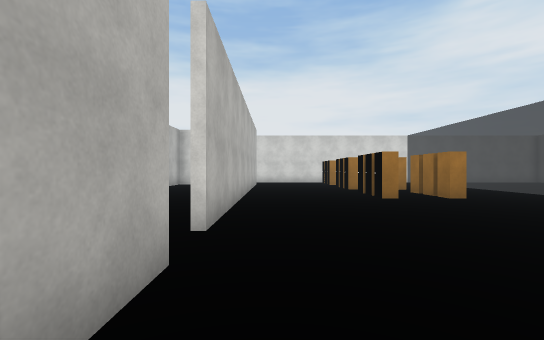
View 1 (above)

24 first-person views from a walk through a 3-D level made in the Unity game engine. The camera is 1.4 m above the floor, looks level and sees 90° across. The floor is counted in squares, 2 m on a side. Each view is taken from the middle of a square. On the plan, view 1 faces up. The plan holds only what a view shows up to about 9 squares ahead; the rest is blank. The place goes on beyond the plan. The player character is not drawn. Door leaves are left out, so doorways stand open. Surface patterns are stand-ins for the level's own textures.

View 2
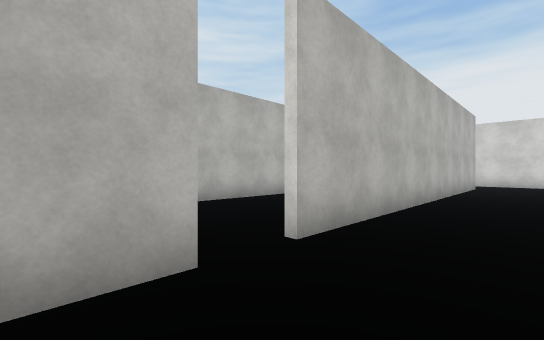

View 3
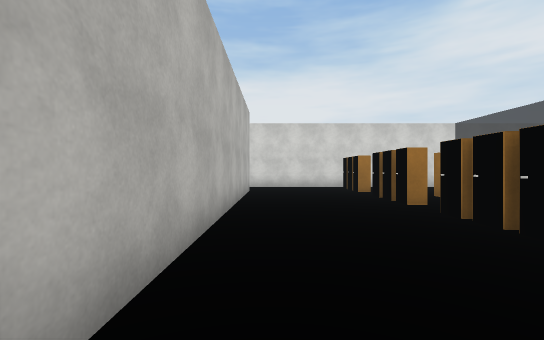

View 4
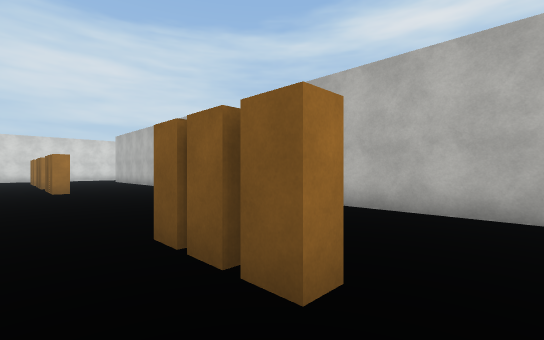

View 5
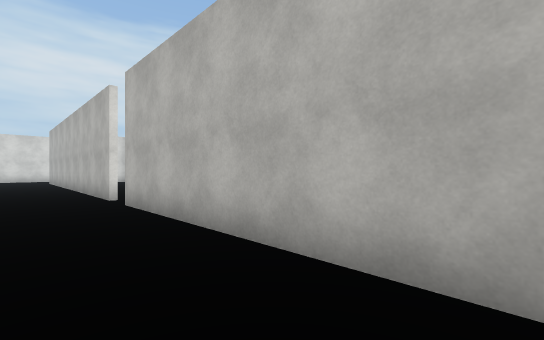

View 6
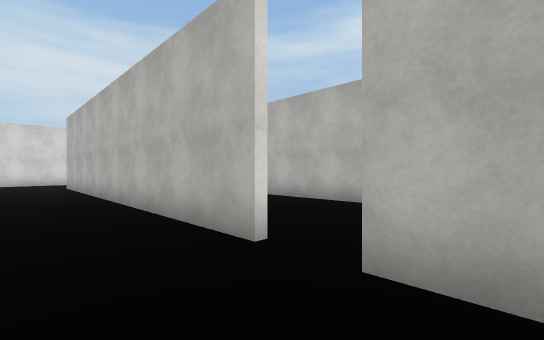

View 7
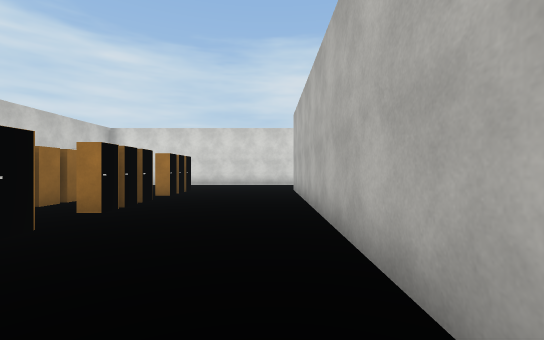

View 8
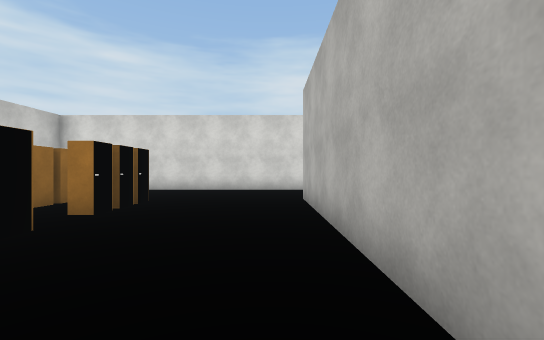

View 9
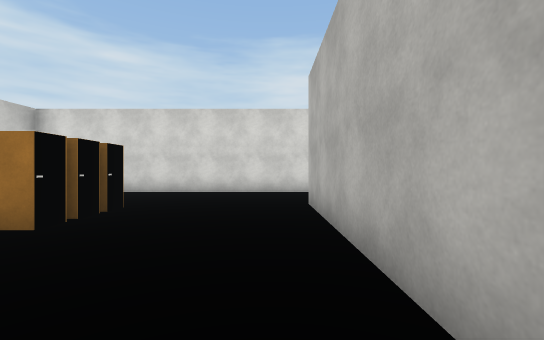

View 10
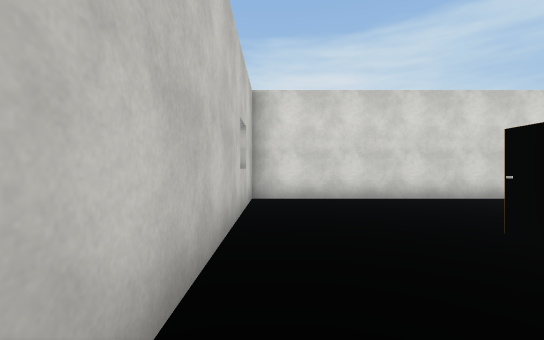

View 11
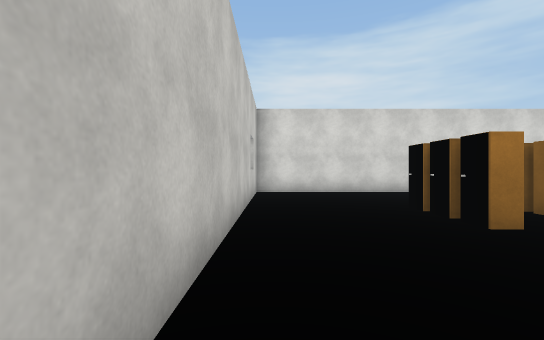

View 12
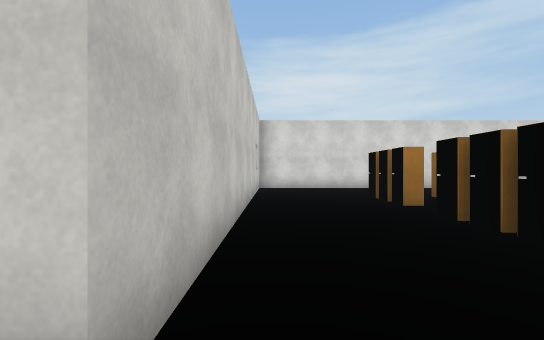

View 13
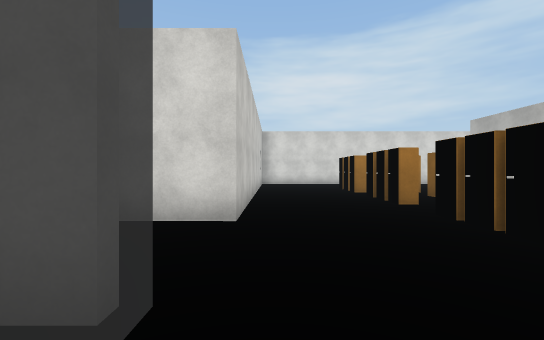

View 14
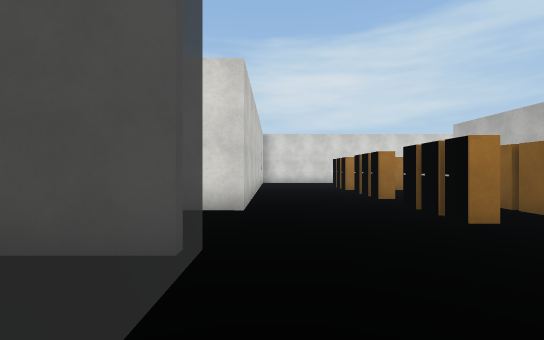

View 15
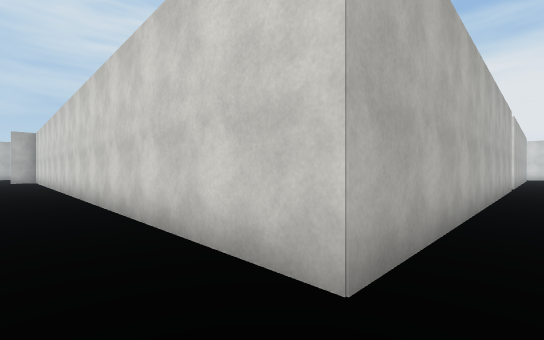

View 16
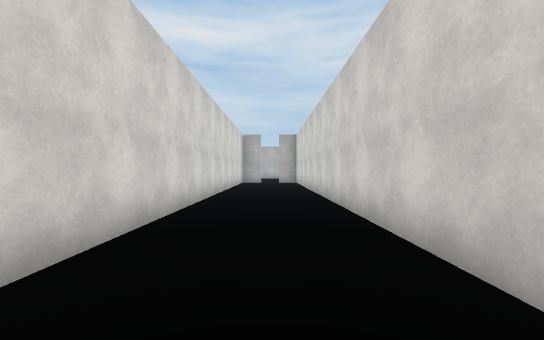

View 17
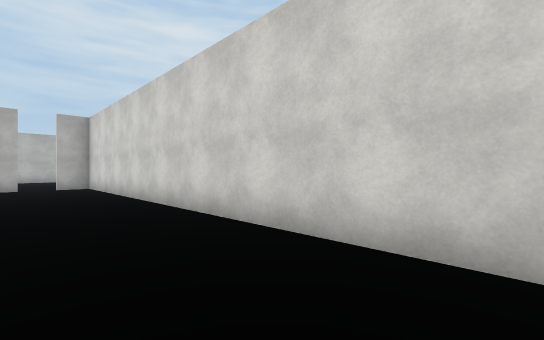

View 18
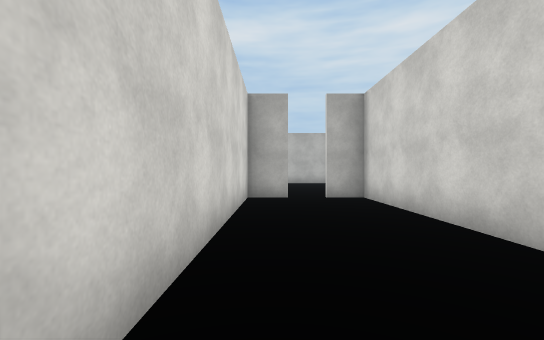

View 19
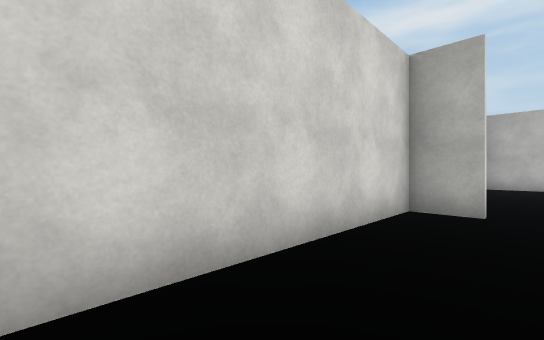

View 20
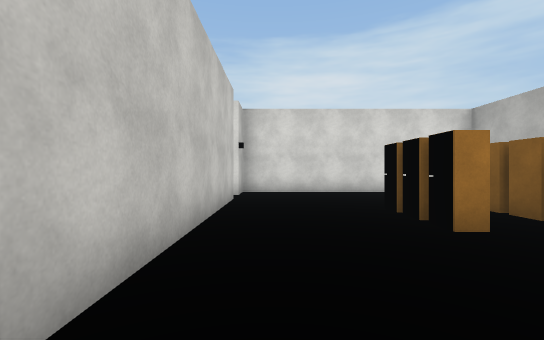

View 21
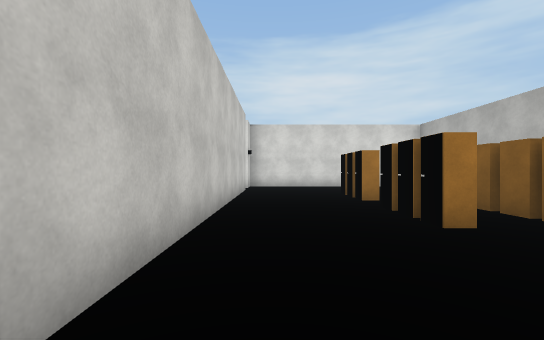

View 22
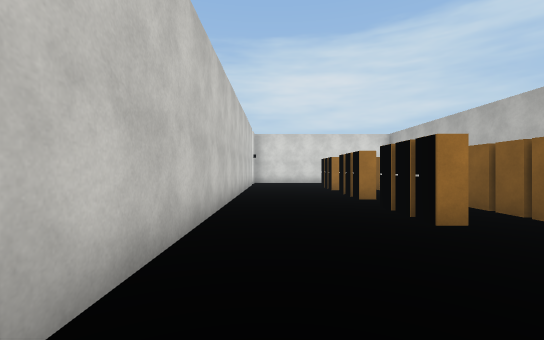

View 23
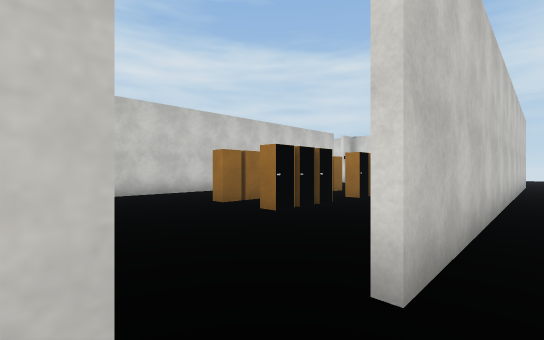

View 24
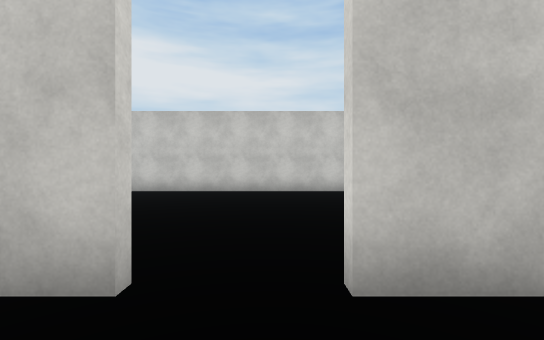

### Floor plan
Points are (right, up) in squares from view 1. A wall is a line through its corners. A room is listed if a view was taken in it or the views show most of it. See-through windows are left out.
Room 1 (views 1, 2, 3, 4, 5, 6, 7, 8, 9, 10, 11, 12, 13, 14, 15, 16, 17, 18, 19)
walls: (-0.8, 2.1) (-0.8, -8.7) (-18.9, -8.7); (7.5, -9.5) (7.5, -1.7) (9.1, -1.7); (-1.3, -11.6) (7.5, -11.6) (7.5, -10.4); (-0.8, 12.8) (-0.8, 3); (-18.9, -10.5) (-18.9, -11.6) (-5.5, -11.6)
ways out: open door at (-19, -10) to room 2; open door at (-1, 2.5)
objects: other object (3, -7); other object (3, -6); other object (3, -5); other object (3, -4); other object (3, -2); other object (3, -1); other object (3, 7); other object (3, 8); other object (3, 10); other object (3, 11); other object (3, 13); other object (4, -7) to (5, -7); other object (4, -6); other object (4, -3); other object (4, -1); other object (4, 7); other object (4, 8); other object (4, 11); other object (5, -5); other object (5, -4); other object (5, -2); other object (5, -1)
Room 2 (views 20, 21, 22)
walls: (-19.1, -9.6) (-19.1, 6.6); (-26.3, -10) (-26.3, -10.5); (-23.6, -11.6) (-19.1, -11.6) (-19.1, -10.6)
ways out: open door at (-19, -10) to room 1; open door at (-26.5, 2) to room 3
objects: other object (-24, -7); other object (-24, -6); other object (-24, -4); other object (-24, -3); other object (-24, -2); other object (-24, -1); other object (-22, -6); other object (-22, -5); other object (-22, -4); other object (-22, -3); other object (-22, -2); other object (-22, -1)
Room 3 (views 23, 24)
walls: (-26.5, -9.1) (-26.5, 1.6); (-26.5, 2.8) (-26.5, 3.6)
ways out: open door at (-26.5, 2) to room 2

Positions as (right, up) in squares from view 1, and headings:
1: (0, 0), facing up
2: (1, 1), facing up-left
3: (0, 4), facing up
4: (4, 9), facing down-left
5: (1, 9), facing down-left
6: (1, 4), facing down-left
7: (0, 1), facing down
8: (0, -2), facing down
9: (0, -3), facing down
10: (7, -5), facing down
11: (7, -3), facing down
12: (7, -1), facing down
13: (7, 2), facing down
14: (7, 3), facing down
15: (0, -10), facing up-left
16: (-4, -10), facing left
17: (-7, -11), facing up-left
18: (-12, -11), facing left
19: (-14, -10), facing down-left
20: (-20, -3), facing down
21: (-20, 0), facing down
22: (-20, 3), facing down
23: (-27, 3), facing down-right
24: (-28, 2), facing right
